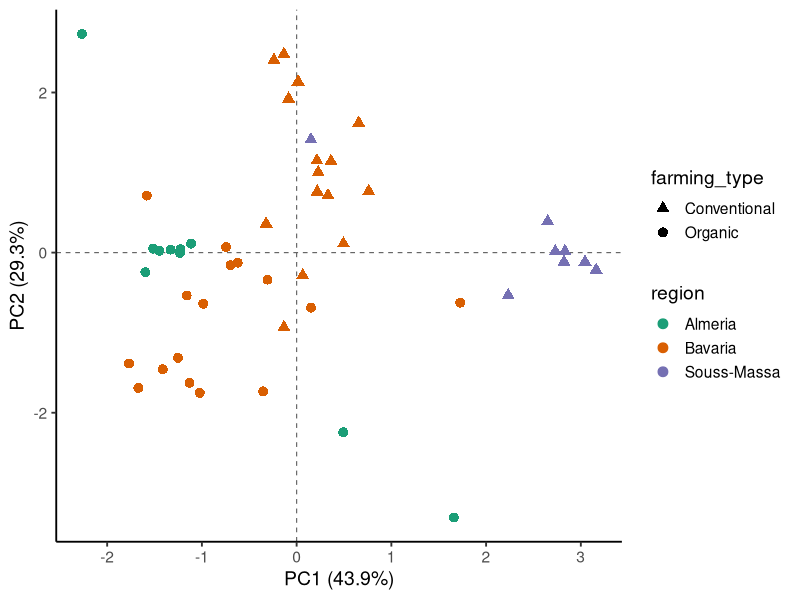

Write the R code that produced this figure.
#Author Name    :Ibrahim Khalil
#Project Name   :Isotopic Analysis of Tomatoes
#Content Name   :PCA scores plot (PC1 vs PC2)
#Date           :15.10.2025
# ------------------------------------------------------------

setwd("C:/Users/User/OneDrive/Desktop/Stable-Isotope-Ratio-Analysis-of-Tomatoes")

library(readr)
library(dplyr)
library(ggplot2)

dat <- read_csv("Original_Replicates_Labeled.csv", show_col_types = FALSE)

X <- dat %>%
  select(d13C_permil, d15N_permil, wtN_percent, wtC_percent, CN_molar) %>%
  as.data.frame()

pc <- prcomp(X, center = TRUE, scale. = TRUE)

ve <- 100 * pc$sdev^2 / sum(pc$sdev^2)
lab_x <- paste0("PC1 (", round(ve[1], 1), "%)")
lab_y <- paste0("PC2 (", round(ve[2], 1), "%)")

scores <- as.data.frame(pc$x) %>%
  select(PC1, PC2) %>%
  bind_cols(dat %>% select(region, farming_type))

pal_region <- c(
  "Almeria"     = "#1b9e77",
  "Bavaria"     = "#d95f02",
  "Souss-Massa" = "#7570b3"
)
shape_ft <- c("Conventional" = 17, "Organic" = 16)

p <- ggplot(scores, aes(PC1, PC2, color = region, shape = farming_type)) +
  geom_hline(yintercept = 0, linetype = 2, linewidth = 0.4, color = "grey40") +
  geom_vline(xintercept = 0, linetype = 2, linewidth = 0.4, color = "grey40") +
  geom_point(size = 3) +
  scale_color_manual(values = pal_region) +
  scale_shape_manual(values = shape_ft) +
  labs(x = lab_x, y = lab_y) +
  theme_classic(base_size = 14) +
  theme(legend.position = "right")

ggsave("figures/Figure4_PCA_scores.tiff", p, device = "tiff", dpi = 300, width = 6.6, height = 6.6, units = "in")

